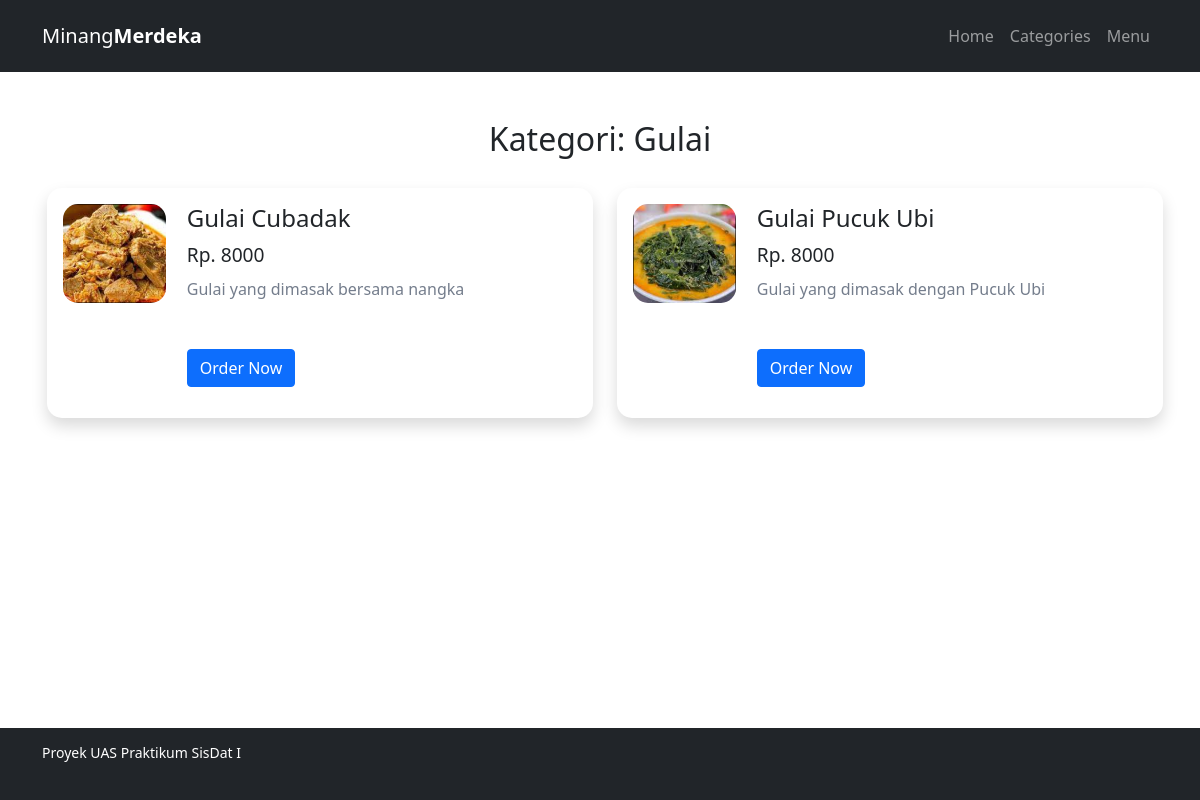
The page /categories-menu.php?id=11 on the database its author committed.
### tables this page shows
CREATE TABLE `kategori` (
  `id_kategori` int NOT NULL,
  `nama` varchar(50) NOT NULL,
  `nama_gambar` varchar(50) NOT NULL,
  `statuss` varchar(50) NOT NULL
);

CREATE TABLE `menu` (
  `id_menu` int NOT NULL,
  `id_kategori` int NOT NULL,
  `nama` varchar(30) NOT NULL,
  `nama_gambar` varchar(50) NOT NULL,
  `deskripsi` text NOT NULL,
  `harga` int NOT NULL,
  `status` varchar(50) NOT NULL
);

### categories-menu.php (the view)
<?php include("partials-front/header.php"); ?>
<section class="categories bg-white">
    <div class="container">
        <div class="row justify-content-center text-center">
            <div class="col mb-3">
                <?php
                $id = $_GET['id'];
                $sql = "SELECT * FROM kategori WHERE id_kategori = $id";
                $result = mysqli_query($conn, $sql);
                $data = mysqli_fetch_assoc($result);
                if ($data) {
                    echo '<h2>Kategori: ' . $data['nama'] . '</h2>';
                } else {
                    echo '<h2 class="text-danger"><em?>Kategori tidak ditemukan!</em></h2>';
                }
                ?>
            </div>
        </div>
        <div class="row justify-content-center">
            <?php
            $sql = "SELECT * FROM kategori INNER JOIN menu on menu.id_kategori = kategori.id_kategori WHERE kategori.id_kategori = $id AND menu.status = 'Tersedia'";
            $result = mysqli_query($conn, $sql);
            if ($result) {
                $rows = mysqli_num_rows($result);
                if ($rows > 0) {
                    while ($data = mysqli_fetch_assoc($result)) {
                        echo '
                        <div class="col-md-6">
                            <div class="food-menu-box shadow p-3 mb-5">
                                <div class="food-menu-img">
                                    <img src="images/menu/' . $data['nama_gambar'] . '" alt="Chicke Hawain Pizza" class="img-responsive img-curve">
                                </div>
                                <div class="food-menu-desc">
                                    <h4>' . $data['nama'] . '</h4>
                                    <p class="food-price">Rp. ' . $data['harga'] . '</p>
                                    <p class="food-detail mb-5">' . $data['deskripsi'] . '</p>
                                    <a href="orders.php?id='.$data['id_menu'].'" class="btn btn-primary">Order Now</a>
                                </div>
                            </div>
                        </div>
                            ';
                    }
                } else {
                    echo '<h2 class="text-danger text-center"><em>Menu tidak ditemukan!</em></h2>';
                }
            } else {
                echo 'Kategori tidak ditemukan!';
            }
            ?>
        </div>
    </div>
</section>
<?php include("partials-front/footer.php"); ?>

### css/style.css (style rules this page uses)
.categories, .mainContent { min-height: 82vh; }
.img-responsive { width: 100%; }
.img-curve { border-radius: 15px; }
.categories { background-color: #212529; padding: 4% 0; }
.food-menu-box { height: 230px; width: 100%; margin: 1%; padding: 2%; float: left; background-color: white; border-radius: 15px; }
.food-menu-img { height: 50%; object-fit: cover; width: 20%; float: left; }
.food-menu-img img { height: 100%; object-fit: cover; }
.food-menu-desc { width: 70%; float: left; margin-left: 4%; }
.food-price, .total-food-price { font-size: 1.2rem; margin: 2% 0; }
.food-detail { font-size: 1rem; color: #747d8c; }

### rows shown on the page
kategori: nama "Gulai"
menu: nama_gambar (picture), nama "Gulai Cubadak", harga "8000", deskripsi "Gulai yang dimasak bersama nangka"
menu: nama_gambar (picture), nama "Gulai Pucuk Ubi", harga "8000", deskripsi "Gulai yang dimasak dengan Pucuk Ubi"
